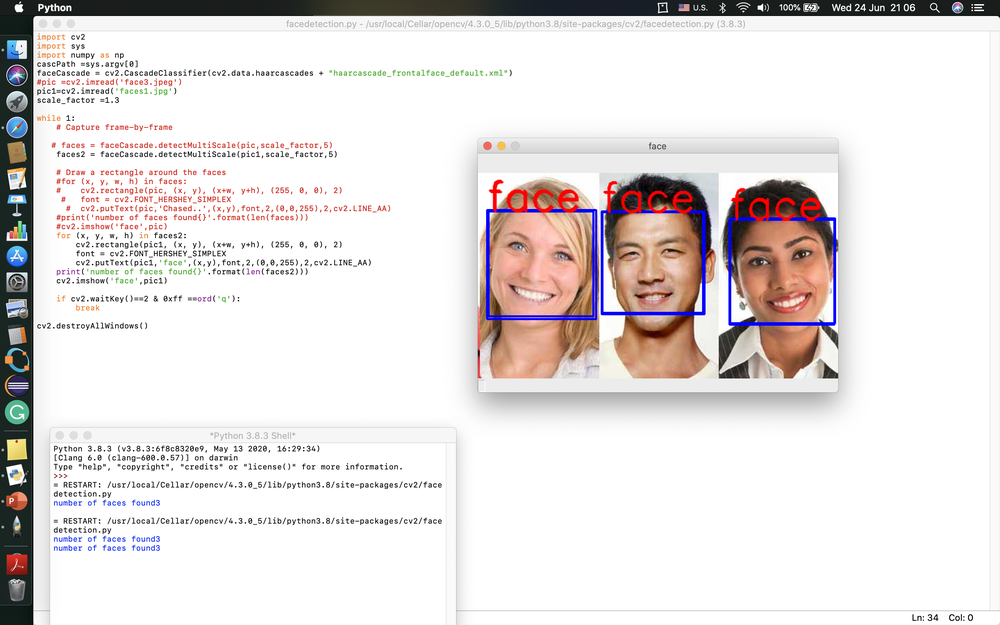
#> input picture FaceD_and_no_of_face.png, 1000 x 625 px, shrunk from 2880 x 1800 before the run
$ python facedetection.py FaceDetectionUsingImage.png
#> lines starting #> are read from the running program, lines starting #| are printed output that depends on the picture; after the words box and inside, x2 and y2 are one past the last pixel; in counts of white or black regions, pixels touching at a corner belong together
import cv2    #this a critical command without it nothing is going to work
import sys
import numpy as np

cascPath =sys.argv[0]

#Here we are declaaring the methodes and function that we will use
faceCascade = cv2.CascadeClassifier(cv2.data.haarcascades + "haarcascade_frontalface_default.xml")

eye_cascade = cv2.CascadeClassifier(cv2.data.haarcascades + "haarcascade_eye.xml")


# the image that you will be using must be saved in the same directory mostly in cv2.so
print('please make sure that the image that you will be using must be saved in the same directory mostly in cv2.so \n\n')

img = input('Enter you image file name as name.extantion ~ jpeg or png~ ')
#> the answer given: FaceD_and_no_of_face.png
# I used this image 'faces1.jpg' in my machine
pic1=cv2.imread(img)
#> pic1 is the input picture: shape (625, 1000, 3); mean B, G, R 222.9, 223.5, 228.6
gray = cv2.cvtColor(pic1,cv2.COLOR_BGR2GRAY)
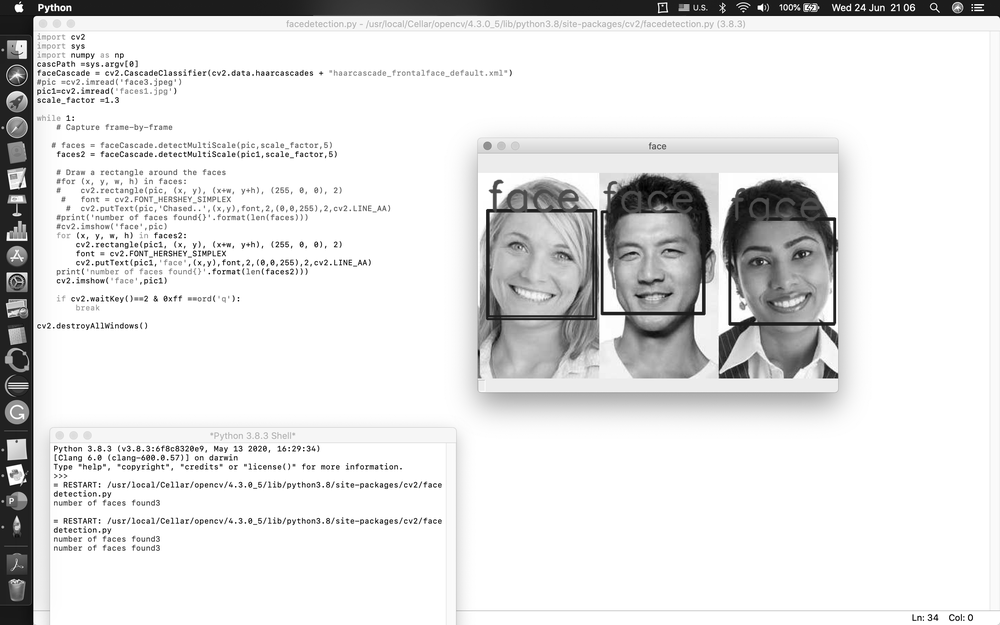
#> gray: shape (625, 1000); min 0, max 255, mean 225

scale_factor =1.3

while 1:
    faces2 = faceCascade.detectMultiScale(gray,scale_factor,5)
#> faces2 = [[601, 213, 101, 101], [487, 212, 106, 106], [722, 213, 119, 119]]

    for (x, y, w, h) in faces2:                                    #her we are setting the face array to which will makes read to surround it
        cv2.rectangle(pic1, (x, y), (x+w, y+h), (255, 0, 0), 2)    #Drwing the rectangle and clearifing its dimenssion
        font = cv2.FONT_HERSHEY_SIMPLEX
        roi_gray = gray[y:y+h, x:x+w]
        roi_color = pic1[y:y+h, x:x+w]
        eyes = eye_cascade.detectMultiScale(roi_gray)                    #detecting the eyes array
        cv2.putText(pic1,'face',(x,y),font,2,(0,0,255),2,cv2.LINE_AA)    #writing a comment above the picture as wanted or killed etc..
        for (ex,ey,ew,eh) in eyes:
         cv2.rectangle(roi_color,(ex,ey),(ex+ew,ey+eh),(0,255,0),2)      #drwaing a cicle around the eyes
#> this loop made 3 passes
#> (x, y, w, h, eyes) on passes 1 to 3: (601, 213, 101, 101, [[57, 27, 23, 23], [18, 28, 27, 27]]), (487, 212, 106, 106, [[14, 20, 31, 31], [63, 33, 24, 24]]), (722, 213, 119, 119, [[61, 24, 34, 34], [20, 33, 31, 31]])
#> pass 1, `roi_gray = gray[y:y+h, x:x+w]`:
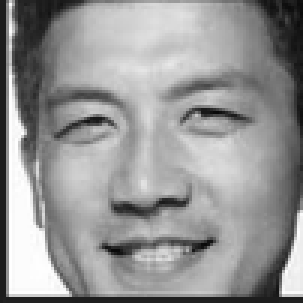
#> roi_gray: shape (101, 101) (shown 3 times larger); min 9, max 255, mean 149.2
#> pass 1, `roi_color = pic1[y:y+h, x:x+w]`:
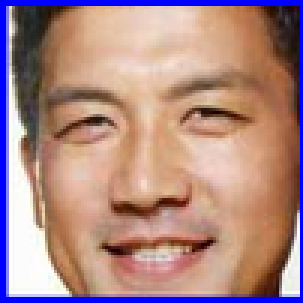
#> roi_color: shape (101, 101, 3) (shown 3 times larger); mean B, G, R 133.4, 136.3, 173
#> pass 2, `roi_color = pic1[y:y+h, x:x+w]`:
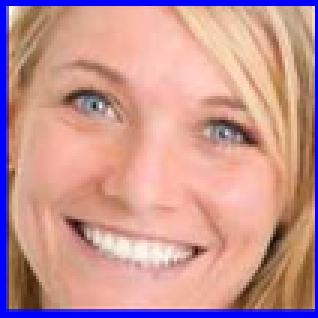
#> roi_color: shape (106, 106, 3) (shown 3 times larger); mean B, G, R 147.5, 149, 198.3
#> after the loop:
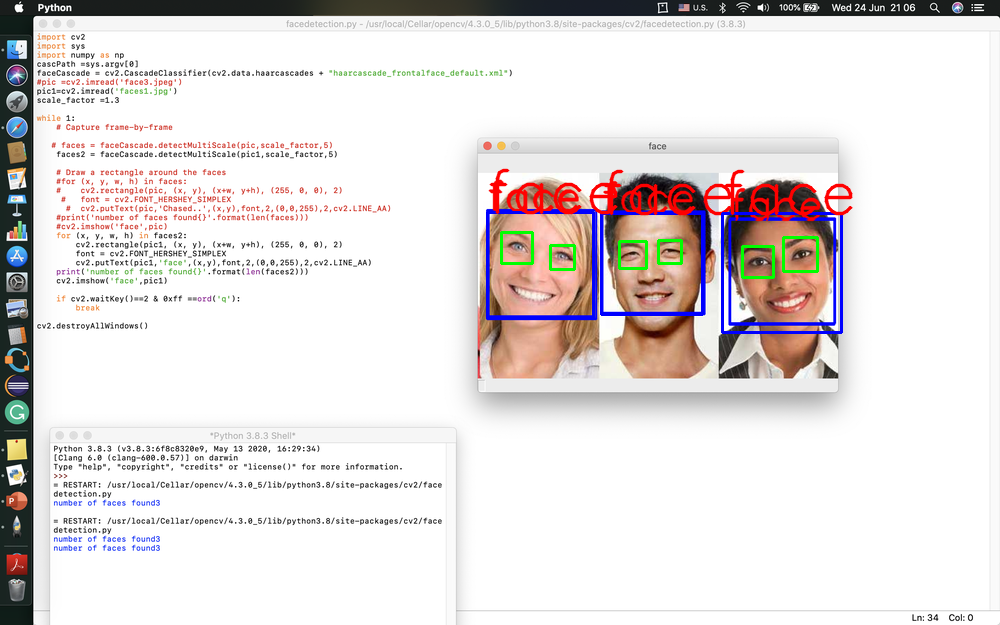
#> pic1: shape (625, 1000, 3); 1.43% of pixels changed, all inside (x1, y1, x2, y2) = (486, 168, 853, 334)
#> after the loop:
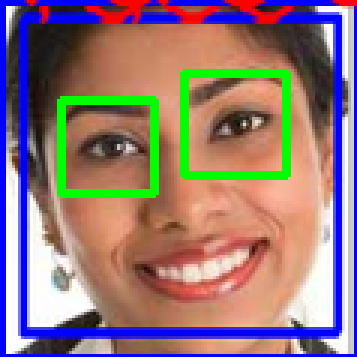
#> roi_color: shape (119, 119, 3) (shown 3 times larger); mean B, G, R 123, 119.6, 145.4
#> after the loop:
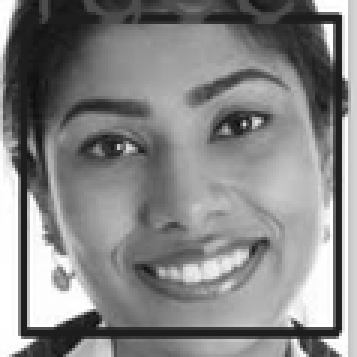
#> roi_gray: shape (119, 119) (shown 3 times larger); min 10, max 255, mean 133.4


    print('number of faces found{}'.format(len(faces2)))                 #stateing the number of people or faces were in the picture
#| number of faces found3

    cv2.imshow('face',pic1)                                              #finally showing/displaying the image

    k=cv2.waitKey(0)
#> (key Esc is pressed here)
    if k==27 :                                                           ## delay for the specified milliseconds that means we pessed the esc key
        break

cv2.destroyAllWindows()                     ##This function will destroy all the previously created windows


##################    ################## ##################    ################## ##################    ################## ##################    ##################

#   Arthu: SEREEN BAHDAD
